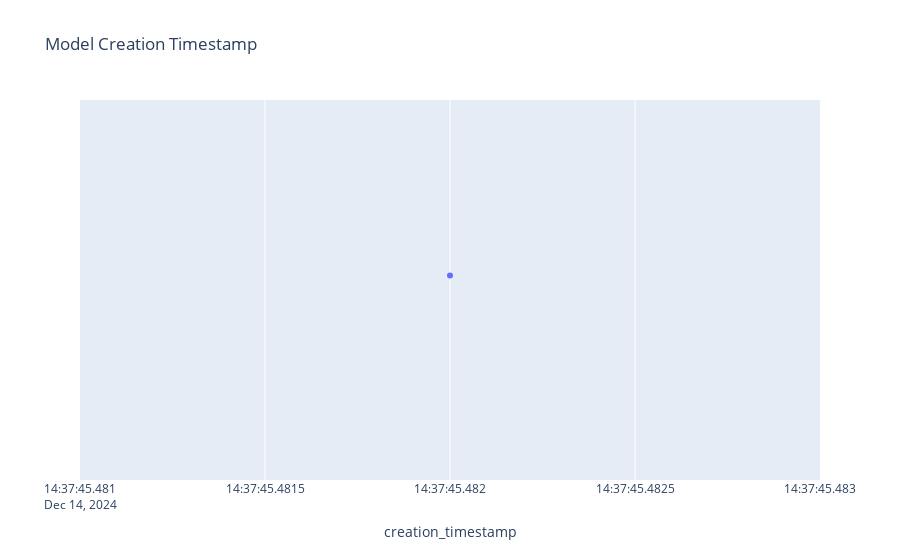

Here is the notebook cell this chart was saved with:
### Code cell
px.strip(
    models,
    x="creation_timestamp",
    hover_name="name",
    hover_data=models.columns,
    title="Model Creation Timestamp",
)

### Figure 1 — Plotly figure (JSON) as saved in the notebook; plotly's stock layout.template omitted (floating-point values rounded to 4 significant figures)
{"data": [{"alignmentgroup": "True", "boxpoints": "all", "customdata": [[{"Champion": "3"}, "", "2024-12-14T14:41:56.590000", "bikes", {}]], "fillcolor": "rgba(255,255,255,0)", "hoveron": "points", "hovertemplate": "<b>%{hovertext}</b><br><br>creation_timestamp=%{x}<br>aliases=%{customdata[0]}<br>description=%{customdata[1]}<br>last_updated_timestamp=%{customdata[2]}<br>name=%{customdata[3]}<br>tags=%{customdata[4]}<extra></extra>", "hovertext": ["bikes"], "legendgroup": "", "line": {"color": "rgba(255,255,255,0)"}, "marker": {"color": "#636efa"}, "name": "", "offsetgroup": "", "orientation": "h", "pointpos": 0, "showlegend": false, "type": "box", "x": ["2024-12-14T14:37:45.482000"], "x0": " ", "xaxis": "x", "y0": " ", "yaxis": "y"}], "layout": {"boxmode": "group", "legend": {"tracegroupgap": 0}, "title": {"text": "Model Creation Timestamp"}, "xaxis": {"anchor": "y", "domain": [0, 1], "title": {"text": "creation_timestamp"}}, "yaxis": {"anchor": "x", "domain": [0, 1]}}}
